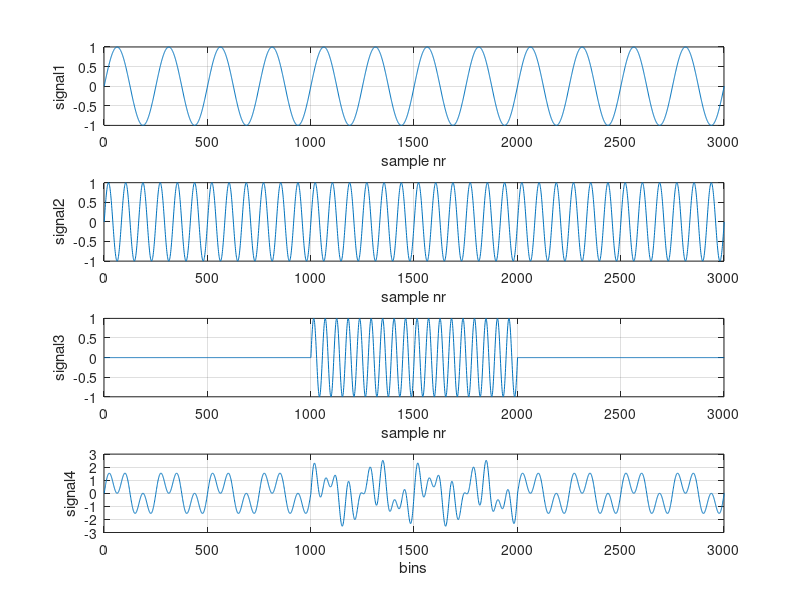

MATLAB code to generate this figure: (Note: this script raises an error after producing the figure.)
clc; clear; close all;

offset = false;
noise = true;
%% Generate signal
N = 3000;
fs = 1000;  % Hz
dt = 1 / fs;
t = [0:dt:N*dt];

f1 = 4;  % Hz
signal1 = sin(2*pi*f1*t);

f2 = 12;  % Hz
signal2 = sin(2*pi*f2*t);

f3 = 18;  % Hz1621
signal3 = sin(2*pi*f3*t);
signal3_trunc = zeros(size(signal3));
signal3_trunc(1001:2000) = signal3(1001:2000);

% Final composed signal
signal4 = signal1 + signal2 + signal3_trunc;

%% Plot signals
fig = figure(1);

subplot(411);
plot(signal1);
grid on;
xlim([0,N]);
ylabel("signal1");
xlabel("sample nr");

subplot(412);
plot(signal2);
grid on;
xlim([0,N]);
ylabel("signal2");
xlabel("sample nr");

subplot(413);
plot(signal3_trunc);
grid on;
xlim([0,N]);
ylabel("signal3");
xlabel("sample nr");

subplot(414);
plot(signal4);
grid on;
xlim([0,N]);
ylabel("signal4");
xlabel("sample nr");

currentFigure = gcf;xlabel("bins");
title(currentFigure.Children(end), "Signal components and final function (4, 12, and 18 Hz - 18 Int)");

%% Analysis goal: 
% to obtain a clear estimation of each components by working only with the final signal
signal = signal4
if offset == true
    signal = signal + 2;
end
if noise == true
    signal = signal + 0.25 * randn(1,N+1);
end
%% Analyse the final signal: stationary or non-stationary

% Stationarity is a property of a stochastic process. 
% A perfect sine wave is not a stochastic process. 
% Hence, it can't be stationary or non-stationary.

% Look at Plots: plot a run sequence plot to see anything with an obvious 
% trend or seasonal effects
figure(2);
subplot(411);
plot(signal);
xlim([0,N]);
title("Final signal");
xlabel("sample nr");

bins = 50

subplot(412);
hist(signal, bins);
title("Histogram: bins="+string(bins));

display("No trend, mean: " + string(mean(signal)));

% Summary Statistics: partition your data into intervals and check for 
% obvious or significant differences in summary statistics
winsize = floor(N/bins);
for i=1:bins-1
    i1 = i*winsize;
    i2 = (i+1)*winsize;
    m(i) = mean(signal(i1:i2));
    v(i) = var(signal(i1:i2));
end

subplot(413);
plot(m);
title("Windowed mean");
xlabel("bins");
xlim([0,bins]);

subplot(414);
plot(v);
title("Windowed variance");
xlabel("bins");
xlim([0,bins]);

figure(20);
plot(xcorr(signal,signal));
title("Autocorrelation");

%% Run a FFT analysis to get an idea of the frequency components. 
% Reflect on the results of this analysis
figure(3);
Y = fft(signal);

P2 = abs(Y/N);
P1 = P2(1:N/2+1);
P1(2:end-1) = 2*P1(2:end-1);

f = fs*(0:(N/2))/N;
plot(f,P1) 
title('Single-Sided Amplitude Spectrum of X(t)')
xlabel('f (Hz)')
ylabel('|P1(f)|')
f_max = 30;
xlim([0,f_max])
set(gca,'Xtick',0:2:f_max)

%% How to decide the window size if STFT or WT is going to be used?
% Window size should atleast be capturing the lowest freq. component

figure(4);
subplot(211);
wmin = fs / f1;
stft(signal,fs,'Window',kaiser(wmin,5),'OverlapLength',wmin-1,'FFTLength',wmin);
ylim([0,f_max]);
set(gca,'Ytick',0:4:f_max)

subplot(212);
wmin = 4 * fs / f1;
stft(signal,fs,'Window',kaiser(wmin,5),'OverlapLength',wmin-1,'FFTLength',wmin);
ylim([0,f_max]);
set(gca,'Ytick',0:4:f_max)

%%
figure(5);
cwt(signal,'bump',fs)

%%
%figure(6);
wvd(signal,fs);
ylim([0,30]);

%%
figure(7);
z = hilbert(signal);
instfrq = fs/(2*pi)*diff(unwrap(angle(z)));

plot(t(2:end),instfrq)
xlabel('Time (s)')
ylabel('Frequency (Hz)')
title("Instanteneous frequency");

% Instanteneous frequency
instfreq(signal,fs)

%% Which signal processing technique is best for your signal (FFT, STFT, WVT, WT, HT)? 
% CWT gives best result

%% Add an offset and repeat the analysis

%% Add white noise and repeat the analysis

%% Add a linearly time varying frequency component (frequency=kt)

%% Add an offset and white noise and repeat the analysis

%% Synthetic Signal Analysis with EMD and HT (HHT)
figure(11);
sift_num = 100; % 10
subplot(211);
imf = emd(signal,'Display',1, 'Interpolation','spline', 'SiftMaxIterations',sift_num);
hht(imf,fs,'FrequencyLimits',[0 f_max])

subplot(212);
imf = emd(signal,'Display',1, 'Interpolation','pchip', 'SiftMaxIterations',sift_num);
hht(imf,fs,'FrequencyLimits',[0 f_max])

emd(signal,'Display',1, 'Interpolation','spline', 'SiftMaxIterations',sift_num)
emd(signal,'Display',1, 'Interpolation','pchip', 'SiftMaxIterations',sift_num);


% 12 Hz and 18 Hz are too similar, disadvantageuous hht method. 
% Ratio of 1.35 or around that

% Or: harmonicl signals

%%





